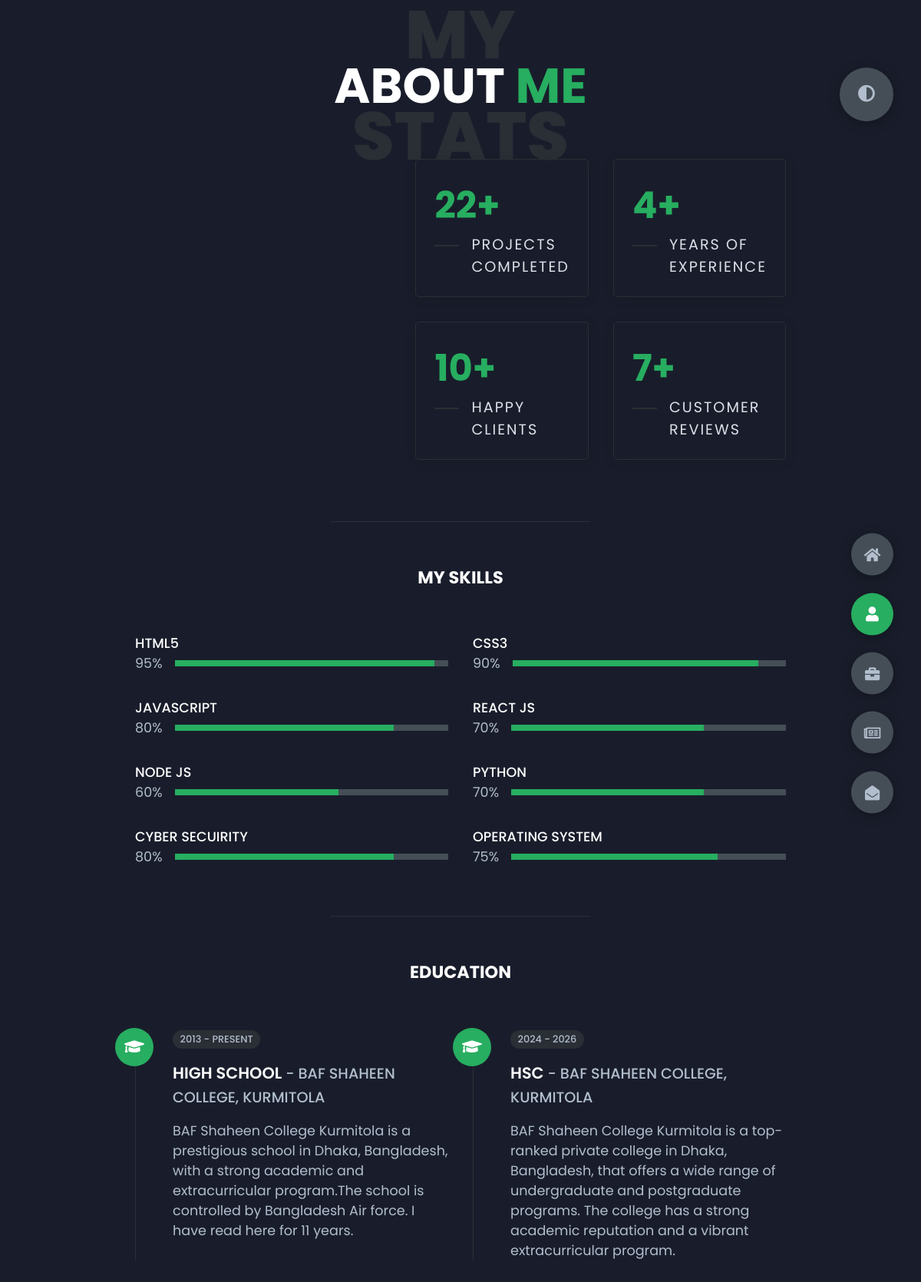
The page /about/ on the database its author committed.
### vcard/models.py (models this page shows, shortened)
class About(models.Model):
    about_image = models.ImageField(upload_to='about/images')
    projects_completed = models.IntegerField(default=0)
    years_of_experience = models.IntegerField(default=0)
    happy_clients = models.IntegerField(default=0)
    customer_reviews = models.IntegerField(default=0)

class Skill(models.Model):
    name = models.CharField(max_length=255)
    level = models.IntegerField(default=50)

class Education(models.Model):
    starting_year = models.IntegerField()
    finished_year = models.CharField(max_length=255, default='Present')
    title = models.CharField(max_length=255)
    institution = models.CharField(max_length=255)
    description = models.TextField()

### vcard/views.py (the view)
# urls.py: path('about/', about, name = 'about'),
def about(request):
    about = About.objects.all()[0]
    skills = Skill.objects.all()
    education = Education.objects.all()
    context = {'about': about, 'skills': skills, 'education': education}
    return render(request, 'vcard/about.html', context)

### templates/vcard/about.html (shortened to what this page needs)
{% extends "base.html" %}
{% block start %}
<main>
<section class="container about active" id="about">
  <div class="main-title">
      <h2>About <span>me</span><span class="bg-text">my stats</span></h2>
  </div>
  <div class="about-container">
      <div class="left-about">
      </div>
      <div class="right-about">
          <div class="about-item">
              <div class="abt-text">
                  <p class="large-text">{{about.projects_completed}}+</p>
                  <p class="small-text">Projects <br /> Completed</p>
              </div>
          </div>
          <div class="about-item">
              <div class="abt-text">
                  <p class="large-text">{{about.years_of_experience}}+</p>
                  <p class="small-text">Years of <br /> experience</p>
              </div>
          </div>
          <div class="about-item">
              <div class="abt-text">
                  <p class="large-text">{{about.happy_clients}}+</p>
                  <p class="small-text">Happy <br /> Clients</p>
              </div>
          </div>
          <div class="about-item">
              <div class="abt-text">
                  <p class="large-text">{{about.customer_reviews}}+</p>
                  <p class="small-text">Customer <br /> reviews</p>
              </div>
          </div>
      </div>
  </div>
  <div class="about-stats">
      <h4 class="stat-title">My Skills</h4>
      <div class="progress-bars">
          {% for skill in skills%}
          <div class="progress-bar">
              <p class="prog-title">{{skill.name}}</p>
              <div class="progress-con">
                  <p class="prog-text">{{skill.level}}%</p>
                  <div class="progress">
                    <span class="html" style="width: {{skill.level}}%;"></span>
                  </div>
              </div>
          </div>
          {% endfor%}
      </div>
  </div>
  <h4 class="stat-title">Education</h4>
  <div class="timeline">
    {% for edu in education%}
      <div class="timeline-item">
          <div class="tl-icon">
              <i class="fas fa-graduation-cap"></i>
          </div>
          <p class="tl-duration">{{edu.starting_year}} - {{edu.finished_year}}</p>
          <h5>{{edu.title}} <span> - {{edu.institution}}</span></h5>
          <p>
            {{edu.description}}
            </p>
      </div>
      {%endfor%}
  </div>
</section>
</main>
{% endblock %}

### templates/base.html (shortened to what this page needs)
<!DOCTYPE html>
<html lang="en">
<head>
    <link rel="stylesheet" href="/media/styles/styles.css">
    <link rel="stylesheet" href="https://cdnjs.cloudflare.com/ajax/libs/font-awesome/5.15.4/css/all.min.css" />
</head>
<body class="main-content ">
{% block start %}
 {% endblock %}
 <div class="controls">
    <a href="/">
    <div class="control {% if request.path == '/' %}  active-btn {%endif%}" data-id="home" >
        <i class="fas fa-home"></i>
    </div>
    </a>
    <a href="/about">
    <div class="control {% if request.path == '/about/' %}  active-btn {%endif%}" data-id="about">
        <i class="fas fa-user"></i>
    </div>
    </a>
    <a href="/portfolio">
    <div class="control {% if request.path == '/portfolio/' %}  active-btn {%endif%}" data-id="portfolio">
        <i class="fas fa-briefcase"></i>
    </div>
    </a>
    <a href="/blog">
    <div class="control {% if request.path == '/blog/' %}  active-btn {%endif%}" data-id="blogs">
        <i class="far fa-newspaper"></i>
    </div>
    </a>
    <a href="/contact">
    <div class="control {% if request.path == '/contact/' %}  active-btn {%endif%}" data-id="contact">
        <i class="fas fa-envelope-open"></i>
    </div>
    </a>
</div>
<div class="theme-btn">
    <i class="fas fa-adjust"></i>
</div>
</body>
</html>

### rows shown on the page
About: projects_completed "22", years_of_experience "4", happy_clients "10", customer_reviews "7"
Skill: name "HTML5", level "95"
Skill: name "CSS3", level "90"
Skill: name "JAVASCRIPT", level "80"
Skill: name "REACT JS", level "70"
Skill: name "NODE JS", level "60"
Skill: name "PYTHON", level "70"
Skill: name "CYBER SECUIRITY", level "80"
Skill: name "OPERATING SYSTEM", level "75"
Education: starting_year "2013", finished_year "PRESENT", title "HIGH SCHOOL", institution "BAF SHAHEEN COLLEGE, KURMITOLA", description "BAF Shaheen College Kurmitola is a prestigious school in Dhaka, Bangladesh, with a strong academic and extracurricular program.The school is controlled by Bangladesh Air force. I have read here for 11 years."
Education: starting_year "2024", finished_year "2026", title "HSC", institution "BAF SHAHEEN COLLEGE, KURMITOLA", description "BAF Shaheen College Kurmitola is a top-ranked private college in Dhaka, Bangladesh, that offers a wide range of undergraduate and postgraduate programs. The college has a strong academic reputation and a vibrant extracurricular program."
